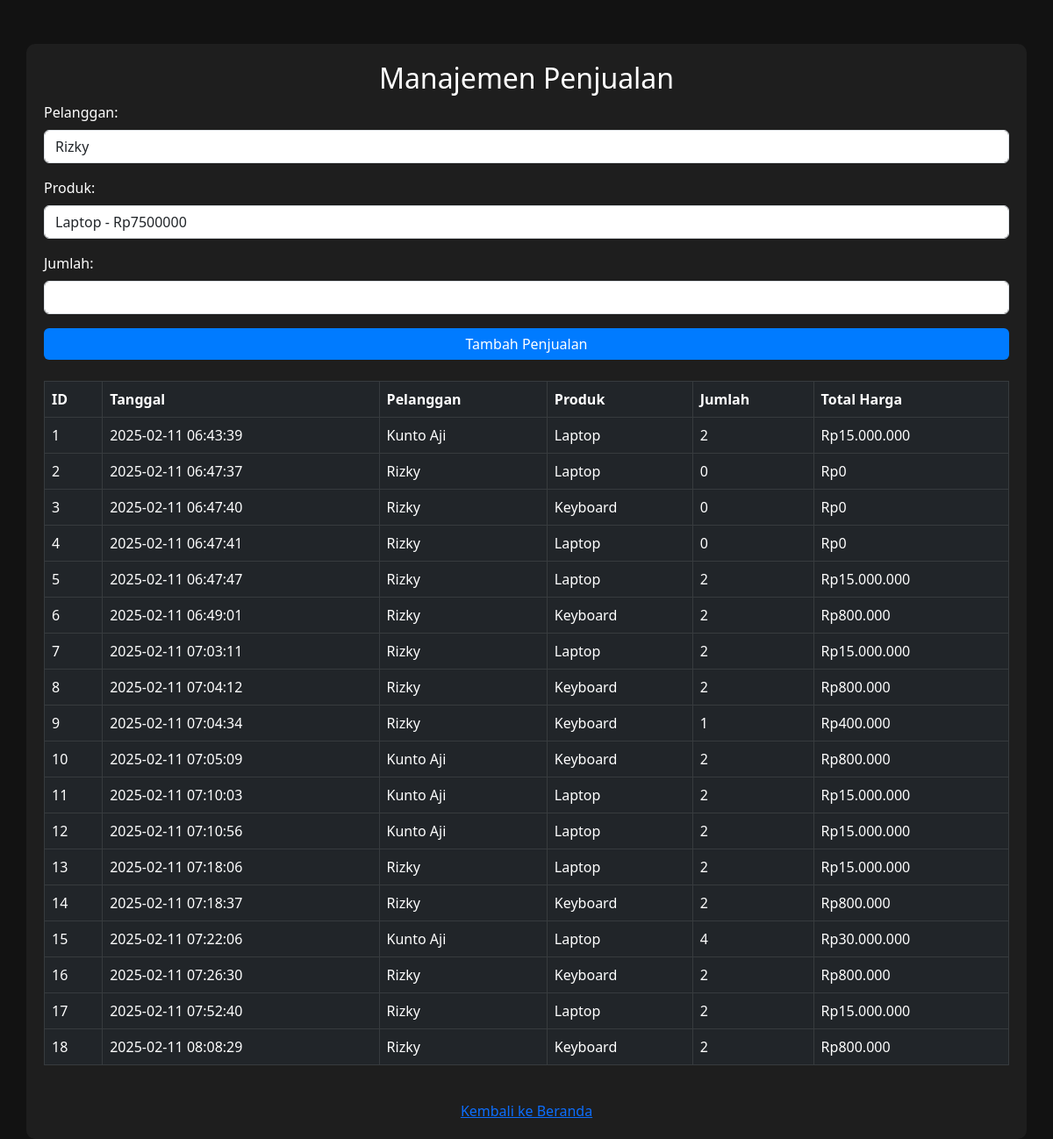
Screenshot of /pages/penjualan.php with the database file from the repository.
### tables this page shows
CREATE TABLE `penjualan` (
  `id_penjualan` int(11) NOT NULL,
  `tanggal_penjualan` timestamp NOT NULL DEFAULT current_timestamp() ON UPDATE current_timestamp(),
  `id_produk` int(11) NOT NULL,
  `id_pelanggan` int(11) NOT NULL,
  `jumlah` varchar(255) NOT NULL,
  `total_harga` varchar(255) NOT NULL
);

CREATE TABLE `pelanggan` (
  `id_pelanggan` int(11) NOT NULL,
  `nama_pelanggan` varchar(255) NOT NULL,
  `alamat` varchar(255) NOT NULL,
  `kontak` varchar(255) NOT NULL
);

CREATE TABLE `produk` (
  `id_produk` int(11) NOT NULL,
  `nama_produk` varchar(255) NOT NULL,
  `stok` int(255) NOT NULL,
  `harga` varchar(255) NOT NULL
);

### pages/penjualan.php (the view, shortened to what this page needs)
<?php
include '../config/koneksi.php';
$result = mysqli_query($conn, "SELECT penjualan.*, pelanggan.nama_pelanggan, produk.nama_produk FROM penjualan
    JOIN pelanggan ON penjualan.id_pelanggan = pelanggan.id_pelanggan
    JOIN produk ON penjualan.id_produk = produk.id_produk");
?>
<!DOCTYPE html>
<html lang="id">
<head>
    <link rel="stylesheet" href="https://cdn.jsdelivr.net/npm/bootstrap@5.3.0/dist/css/bootstrap.min.css">
</head>
<body>
    <div class="container">
        <h2 class="text-center">Manajemen Penjualan</h2>
        <form method="POST" action="">
            <div class="mb-3">
                <label class="form-label">Pelanggan:</label>
                <select name="id_pelanggan" class="form-control" required>
                    <?php
                    $pelanggan_query = mysqli_query($conn, "SELECT * FROM pelanggan");
                    while ($pelanggan = mysqli_fetch_assoc($pelanggan_query)) {
                        echo "<option value='{$pelanggan['id_pelanggan']}'>{$pelanggan['nama_pelanggan']}</option>";
                    }
                    ?>
                </select>
            </div>
            <div class="mb-3">
                <label class="form-label">Produk:</label>
                <select name="id_produk" class="form-control" required>
                    <?php
                    $produk_query = mysqli_query($conn, "SELECT * FROM produk");
                    while ($produk = mysqli_fetch_assoc($produk_query)) {
                        echo "<option value='{$produk['id_produk']}'>{$produk['nama_produk']} - Rp{$produk['harga']}</option>";
                    }
                    ?>
                </select>
            </div>
            <div class="mb-3">
                <label class="form-label">Jumlah:</label>
                <input type="number" class="form-control" name="jumlah" required>
            </div>
            <button type="submit" class="btn btn-primary w-100" name="tambah">Tambah Penjualan</button>
        </form>
        <br>
        <table class="table table-dark table-bordered">
            <thead>
                <tr>
                    <th>ID</th>
                    <th>Tanggal</th>
                    <th>Pelanggan</th>
                    <th>Produk</th>
                    <th>Jumlah</th>
                    <th>Total Harga</th>
                </tr>
            </thead>
            <tbody>
                <?php while ($row = mysqli_fetch_assoc($result)) { ?>
                    <tr>
                        <td><?= $row['id_penjualan']; ?></td>
                        <td><?= $row['tanggal_penjualan']; ?></td>
                        <td><?= $row['nama_pelanggan']; ?></td>
                        <td><?= $row['nama_produk']; ?></td>
                        <td><?= $row['jumlah']; ?></td>
                        <td>Rp<?= number_format($row['total_harga'], 0, ',', '.'); ?></td>
                    </tr>
                <?php } ?>
            </tbody>
        </table>
        <br>
        <div class="text-center">
            <a href="../index.php">Kembali ke Beranda</a>
        </div>
    </div>
</body>
</html>

### pages/penjualan.php (style rules this page uses)
body { background-color: #121212; color: white; }
.container { margin-top: 50px; background: #1e1e1e; padding: 20px; border-radius: 10px; }
input, select { background: #333; color: white; border: 1px solid #555; }
.btn-primary { background-color: #007bff; border: none; }

### rows the page displays
penjualan: id_penjualan "1", tanggal_penjualan "2025-02-11 06:43:39", id_pelanggan.nama_pelanggan "Kunto Aji", id_produk.nama_produk "Laptop", jumlah "2", total_harga "15.000.000"
penjualan: id_penjualan "2", tanggal_penjualan "2025-02-11 06:47:37", id_pelanggan.nama_pelanggan "Rizky", id_produk.nama_produk "Laptop", jumlah "0", total_harga "0"
penjualan: id_penjualan "3", tanggal_penjualan "2025-02-11 06:47:40", id_pelanggan.nama_pelanggan "Rizky", id_produk.nama_produk "Keyboard", jumlah "0", total_harga "0"
penjualan: id_penjualan "4", tanggal_penjualan "2025-02-11 06:47:41", id_pelanggan.nama_pelanggan "Rizky", id_produk.nama_produk "Laptop", jumlah "0", total_harga "0"
penjualan: id_penjualan "5", tanggal_penjualan "2025-02-11 06:47:47", id_pelanggan.nama_pelanggan "Rizky", id_produk.nama_produk "Laptop", jumlah "2", total_harga "15.000.000"
penjualan: id_penjualan "6", tanggal_penjualan "2025-02-11 06:49:01", id_pelanggan.nama_pelanggan "Rizky", id_produk.nama_produk "Keyboard", jumlah "2", total_harga "800.000"
penjualan: id_penjualan "7", tanggal_penjualan "2025-02-11 07:03:11", id_pelanggan.nama_pelanggan "Rizky", id_produk.nama_produk "Laptop", jumlah "2", total_harga "15.000.000"
penjualan: id_penjualan "8", tanggal_penjualan "2025-02-11 07:04:12", id_pelanggan.nama_pelanggan "Rizky", id_produk.nama_produk "Keyboard", jumlah "2", total_harga "800.000"
penjualan: id_penjualan "9", tanggal_penjualan "2025-02-11 07:04:34", id_pelanggan.nama_pelanggan "Rizky", id_produk.nama_produk "Keyboard", jumlah "1", total_harga "400.000"
penjualan: id_penjualan "10", tanggal_penjualan "2025-02-11 07:05:09", id_pelanggan.nama_pelanggan "Kunto Aji", id_produk.nama_produk "Keyboard", jumlah "2", total_harga "800.000"
penjualan: id_penjualan "11", tanggal_penjualan "2025-02-11 07:10:03", id_pelanggan.nama_pelanggan "Kunto Aji", id_produk.nama_produk "Laptop", jumlah "2", total_harga "15.000.000"
penjualan: id_penjualan "12", tanggal_penjualan "2025-02-11 07:10:56", id_pelanggan.nama_pelanggan "Kunto Aji", id_produk.nama_produk "Laptop", jumlah "2", total_harga "15.000.000"
penjualan: id_penjualan "13", tanggal_penjualan "2025-02-11 07:18:06", id_pelanggan.nama_pelanggan "Rizky", id_produk.nama_produk "Laptop", jumlah "2", total_harga "15.000.000"
penjualan: id_penjualan "14", tanggal_penjualan "2025-02-11 07:18:37", id_pelanggan.nama_pelanggan "Rizky", id_produk.nama_produk "Keyboard", jumlah "2", total_harga "800.000"
penjualan: id_penjualan "15", tanggal_penjualan "2025-02-11 07:22:06", id_pelanggan.nama_pelanggan "Kunto Aji", id_produk.nama_produk "Laptop", jumlah "4", total_harga "30.000.000"
penjualan: id_penjualan "16", tanggal_penjualan "2025-02-11 07:26:30", id_pelanggan.nama_pelanggan "Rizky", id_produk.nama_produk "Keyboard", jumlah "2", total_harga "800.000"
penjualan: id_penjualan "17", tanggal_penjualan "2025-02-11 07:52:40", id_pelanggan.nama_pelanggan "Rizky", id_produk.nama_produk "Laptop", jumlah "2", total_harga "15.000.000"
penjualan: id_penjualan "18", tanggal_penjualan "2025-02-11 08:08:29", id_pelanggan.nama_pelanggan "Rizky", id_produk.nama_produk "Keyboard", jumlah "2", total_harga "800.000"

### other values shown
form field id_pelanggan "Rizky"
form field id_produk "Laptop - Rp7500000"
